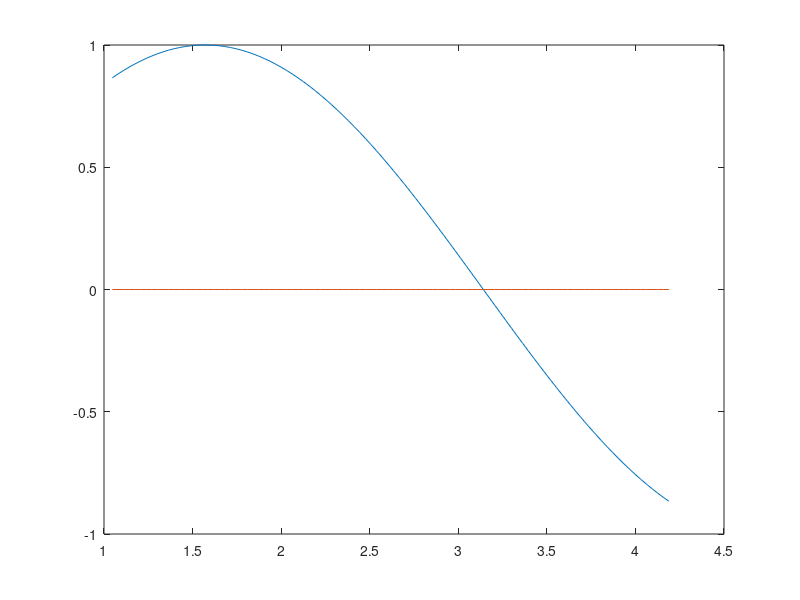

The MATLAB source for this figure: (Note: this script raises an error after producing the figure.)
% Data je funkcija f(x) = sin x.
f = @(x) sin(x);

% a) Nacrtati x-osu i grafik funkcije na intervalu [pi/3, 4pi/3]

a = pi/3;
b = 4*pi/3;
x = linspace(a,b,100);

plot(x, f(x)); hold on
% x-osa
plot(x, x*0);

% b) Zatvorenom metodom naći i nacrtati nulu funkcije u istom intervalu.

[x0,~] = zeroBisection(f, a, b, 0.00001);
plot(x0, f(x0), 'o');

disp(['Resenje: ', num2str(x0)]);